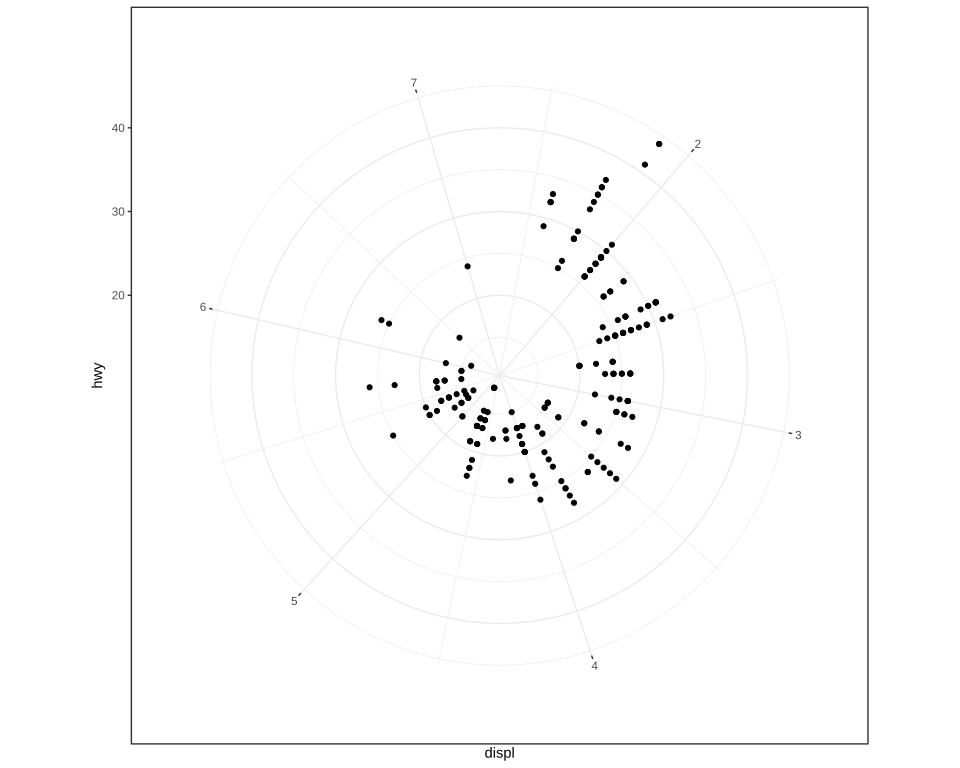

Write the R code that produced this figure.
# The plot test/golden/theme_radial_bw.svg draws, drawn by ggplot2 itself, as ggplot2's own visual
# tests draw their snapshots: the independent check on that golden whenever it changes. The suite
# never runs this; it needs R, ggplot2 and vdiffr, saved as the Docker image
# giggly-r:ggplot2-4.0.3. From the repository's root:
#
#   docker run --rm -v "$PWD/test/golden":/golden:ro giggly-r:ggplot2-4.0.3 \
#     Rscript /golden/theme_radial_bw.R > theme_radial_bw.ggplot2.svg
#
# and compare the two drawings element by element, as test/golden/point.R describes.
#
# mpg's highway mileage against engine size in radial coordinates, in theme_bw(): the panel's
# background white and its grid light grey, and the border round the panel's square over the points.
#
# First checked with ggplot2 4.0.3 and vdiffr 1.0.9: every element matches, in ggplot2's order, and
# every clip path but svglite's around the whole drawing, as test/golden/radial.svg's.

library(ggplot2)

plot <- ggplot(mpg, aes(displ, hwy)) +
  geom_point() +
  coord_radial() +
  theme_bw()

file <- tempfile(fileext = ".svg")
vdiffr::write_svg(plot, file)
cat(readLines(file), sep = "\n")
